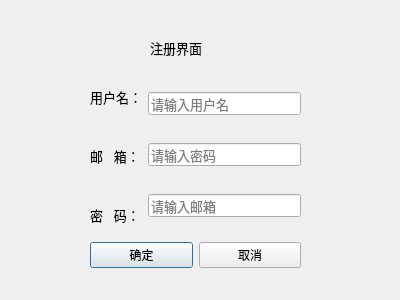
<?xml version="1.0" encoding="UTF-8"?>
<ui version="4.0">
 <class>RegisterDialog</class>
 <widget class="QDialog" name="RegisterDialog">
  <property name="geometry">
   <rect>
    <x>0</x>
    <y>0</y>
    <width>400</width>
    <height>300</height>
   </rect>
  </property>
  <property name="windowTitle">
   <string>Dialog</string>
  </property>
  <widget class="QWidget" name="layoutWidget">
   <property name="geometry">
    <rect>
     <x>90</x>
     <y>70</y>
     <width>211</width>
     <height>171</height>
    </rect>
   </property>
   <property name="font">
    <font>
     <family>Microsoft YaHei UI</family>
     <pointsize>10</pointsize>
    </font>
   </property>
   <layout class="QHBoxLayout" name="horizontalLayout">
    <item>
     <layout class="QVBoxLayout" name="verticalLayout">
      <item>
       <widget class="QLabel" name="label">
        <property name="font">
         <font>
          <family>Microsoft YaHei UI</family>
          <pointsize>10</pointsize>
         </font>
        </property>
        <property name="text">
         <string>用户名：</string>
        </property>
        <property name="buddy">
         <cstring>lineEdit_4</cstring>
        </property>
       </widget>
      </item>
      <item>
       <widget class="QLabel" name="label_3">
        <property name="font">
         <font>
          <family>Microsoft YaHei UI</family>
          <pointsize>10</pointsize>
         </font>
        </property>
        <property name="text">
         <string>邮   箱：</string>
        </property>
        <property name="buddy">
         <cstring>lineEdit</cstring>
        </property>
       </widget>
      </item>
      <item>
       <widget class="QLabel" name="label_2">
        <property name="font">
         <font>
          <family>Microsoft YaHei UI</family>
          <pointsize>10</pointsize>
         </font>
        </property>
        <property name="text">
         <string>密   码：</string>
        </property>
        <property name="buddy">
         <cstring>lineEdit_2</cstring>
        </property>
       </widget>
      </item>
     </layout>
    </item>
    <item>
     <layout class="QVBoxLayout" name="verticalLayout_2">
      <item>
       <widget class="QLineEdit" name="lineEdit_4">
        <property name="font">
         <font>
          <family>Microsoft YaHei UI</family>
          <pointsize>10</pointsize>
         </font>
        </property>
        <property name="placeholderText">
         <string>请输入用户名</string>
        </property>
       </widget>
      </item>
      <item>
       <widget class="QLineEdit" name="lineEdit_2">
        <property name="font">
         <font>
          <family>Microsoft YaHei UI</family>
          <pointsize>10</pointsize>
         </font>
        </property>
        <property name="echoMode">
         <enum>QLineEdit::Password</enum>
        </property>
        <property name="placeholderText">
         <string>请输入密码</string>
        </property>
       </widget>
      </item>
      <item>
       <widget class="QLineEdit" name="lineEdit">
        <property name="font">
         <font>
          <family>Microsoft YaHei UI</family>
          <pointsize>10</pointsize>
         </font>
        </property>
        <property name="inputMethodHints">
         <set>Qt::ImhEmailCharactersOnly</set>
        </property>
        <property name="placeholderText">
         <string>请输入邮箱</string>
        </property>
       </widget>
      </item>
     </layout>
    </item>
   </layout>
  </widget>
  <widget class="QLabel" name="label_5">
   <property name="geometry">
    <rect>
     <x>150</x>
     <y>40</y>
     <width>81</width>
     <height>16</height>
    </rect>
   </property>
   <property name="font">
    <font>
     <family>Microsoft YaHei UI</family>
     <pointsize>10</pointsize>
    </font>
   </property>
   <property name="text">
    <string>注册界面</string>
   </property>
  </widget>
  <widget class="QWidget" name="">
   <property name="geometry">
    <rect>
     <x>90</x>
     <y>240</y>
     <width>211</width>
     <height>31</height>
    </rect>
   </property>
   <layout class="QGridLayout" name="gridLayout">
    <item row="0" column="0">
     <widget class="QPushButton" name="pushButton">
      <property name="text">
       <string>确定</string>
      </property>
     </widget>
    </item>
    <item row="0" column="1">
     <widget class="QPushButton" name="pushButton_2">
      <property name="text">
       <string>取消</string>
      </property>
     </widget>
    </item>
   </layout>
  </widget>
 </widget>
 <resources/>
 <connections/>
</ui>
